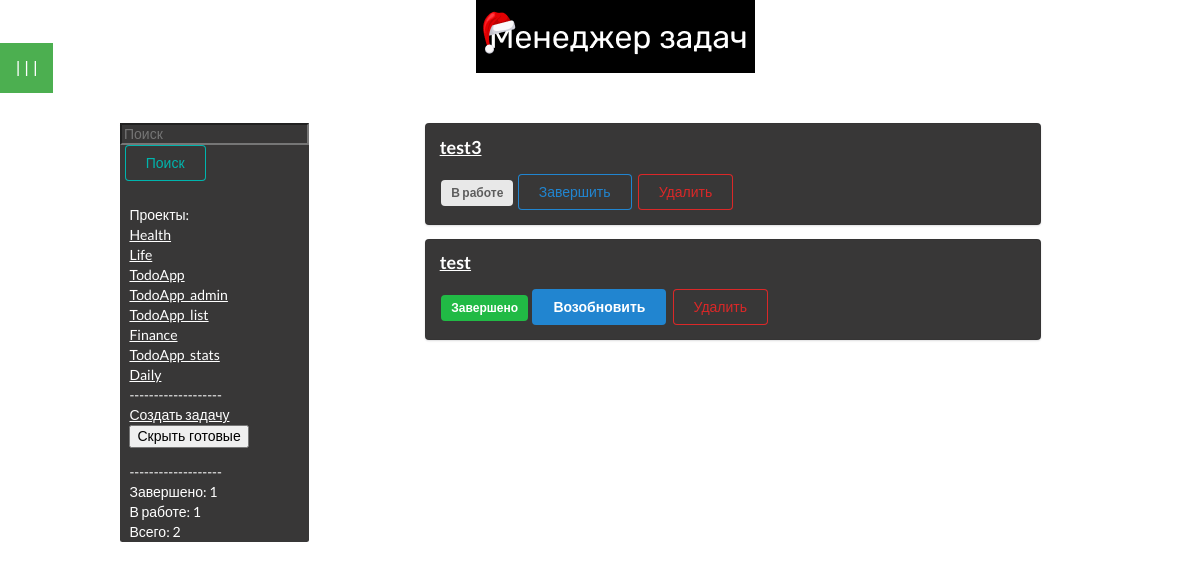
The page / (signed in) on the database its author committed.
### todo/models.py (models this page shows)
class Tag(db.Model):
    id = db.Column(db.Integer, primary_key=True)
    uid = db.Column(db.Integer)
    title = db.Column(db.String(100))
    descr = db.Column(db.String(1000))

class ToDo(db.Model):
    id = db.Column(db.Integer, primary_key=True)
    title = db.Column(db.String(100))
    tag_id = db.Column(db.Integer)
    descr = db.Column(db.String(1000))
    create_date = db.Column(db.DateTime)
    close_date = db.Column(db.DateTime)
    is_complete = db.Column(db.Boolean)
    is_cycle = db.Column(db.String(25))
    cycle_series = db.Column(db.Integer)

### todo/routes.py (the view, shortened to what this page needs)
@app.route('/', methods=['POST', 'GET'])
@login_required
def home():
    if request.method == 'GET':
        if current_user:
            timed_raw = datetime.now()
            GMT = pytz.timezone("Etc/GMT")
            dt_gmt = GMT.localize(timed_raw)
            dt_gmt = timed_raw.astimezone(GMT)
            get_curr_user_tags = Tag.query.filter_by(uid=current_user.id).all()
            tags_ids = []
            default_value = 0
            for el in get_curr_user_tags:
                tags_ids.append(el.id)
            cycle = ToDo.query.filter(ToDo.tag_id.in_((tags_ids))).filter_by(is_cycle='checked').order_by(ToDo.id.desc()).all()
            todo_list = ToDo.query.filter(ToDo.tag_id.in_((tags_ids))).order_by(ToDo.is_complete).order_by(ToDo.id.desc()).all()
            todo_completed = ToDo.query.filter(ToDo.tag_id.in_((tags_ids))).filter_by(is_complete=1).order_by(ToDo.id.desc()).all()
            todo_uncompleted = ToDo.query.filter(ToDo.tag_id.in_((tags_ids))).filter_by(is_complete=0).order_by(ToDo.id.desc()).all()
            completed = len(todo_completed)
            uncompleted = len(todo_uncompleted)
            all = len(todo_list)
            todo_tags = Tag.query.filter_by(uid=current_user.id).distinct(Tag.title)
            return render_template('todo/index.html', todo_list=todo_list, todo_tags=todo_tags, todo_completed=completed, todo_uncompleted=uncompleted, todo_all=all, title='CUBI Prot.', default_value=default_value)
        else:
            return redirect(url_for('todo/login.html'))

### todo/routes.py (called while the page is built)
@login_manager.user_loader
def load_user(user_id):
    user = db.session.get(Users, int(user_id))
    return user

### todo/templates/todo/index.html (shortened to what this page needs)
{% extends 'todo/layout.html' %}
{% block content %}
<img src="static/todo_logo_black.png" style="margin-left: 35%; margin-right: 25%;">
<div style="margin-top: 2.5%; class:'ui container'; margin-left: 10%; margin-right: 10%; display: flex;">
    <div class="navigation"
        style="color: white; background-color: rgb(56, 55, 55); width: 20%; height: 70%; margin-bottom: 1%; border-radius: 2.5px;">
        <form action="/search" method="post">
            <input type="text" name="search_bar" placeholder="Поиск"
                style="background-color: rgb(56, 55, 55); color: white;">
            <button class="ui teal basic button" type="submit"
                style="margin-bottom: 10px; margin-left: 2.5%;">Поиск</button>
        </form>
        <div class="tags" style="margin-left: 5%;">
            {% block tags %}
            Проекты:<br>
            {% for tag in todo_tags %}
            <a href="/sort/{{ tag.title }}">{{tag.title}}<br></a>
            {% endfor %}
            -------------------<br>
            {% endblock %}
            <a href="#openModal" style="margin-top: 10%;">Создать задачу</a><br>
            <form method="post">
                <button type="submit" id="hider" name="hider"
                 value={{default_value}}>Скрыть готовые</button>
            </form>
            -------------------<br>
        </div>
        <div style="margin-left: 5%;">
            Завершено: {{todo_completed}}<br>
            В работе: {{todo_uncompleted}}<br>
            Всего: {{todo_all}}<br>
        </div>
    </div>
    <div class="contentt" style="width: 100%;">
        {% for todo in todo_list %}
        <div class="ui segment"
            style="margin-left: 15%; margin-right: 25%; width: 80%; background-color: rgb(56, 55, 55);">
            <p class="ui big header" name="header" style="margin-bottom: 2.5%; color: white; ">
                <a href="/get_detail/{{todo.id}}" style="color: white">{{todo.title}}<br>
            </p></a>
            {% if todo.is_complete == False %}
            <span class="ui gray label">В работе</span>
            <a class="ui primary basic button" href="/update/{{ todo.id }}">Завершить</a>
            {% else %}
            <span class="ui green label">Завершено</span>
            <a class="ui blue button" href="/update/{{ todo.id }}">Возобновить</a>
            {% endif %}
            <a class="ui negative basic button" href="/delete/{{ todo.id }}">Удалить</a>
        </div>
        {% endfor %}
    </div>
</div>
{% endblock content %}

### todo/templates/todo/layout.html (shortened to what this page needs)
<!doctype html>
<html lang="ru">
<head>
      <link rel="stylesheet" href="{{ url_for('static', filename='css/style.css') }}">
      <link rel="stylesheet" href="https://cdn.jsdelivr.net/npm/semantic-ui@2.4.2/dist/semantic.min.css">
      <link href="https://cdn.jsdelivr.net/gh/Alaev-Co/snowflakes/dist/snow.min.css" rel="stylesheet">
</head>
<body
      style="{% if request.cookies.get('font')=='black' %}background-color:{{ request.cookies.get('font') }};color:white{% endif %}">
      {% block content %}
      {% endblock content %}
</body>
</html>

### todo/templates/todo/menu.html (shortened to what this page needs)
<link rel="stylesheet" href="{{ url_for('static', filename='css/style.css') }}">
<div class="dropdown">
    <button class="dropbtn">| | |</button>
        </div>

### todo/static/css/style.css (style rules this page uses)
.header { word-break: normal; }
body { font-family: Rubik; transition: background-color 0.3s ease; margin: 0; }
a:link { color: white; text-decoration: underline; cursor: pointer; }
.dropbtn { background-color: #4CAF50; color: white; padding: 16px; font-size: 16px; border: none; }
.dropdown { position: relative; display: inline-block; }

### rows shown on the page
Tag: title "Health"
Tag: title "Life"
Tag: title "TodoApp"
Tag: title "TodoApp_admin"
Tag: title "TodoApp_list"
Tag: title "Finance"
Tag: title "TodoApp_stats"
Tag: title "Daily"
ToDo: title "test3"
ToDo: title "test"

### other values the page prints
{{ todo_completed }} "1"
{{ todo_uncompleted }} "1"
{{ todo_all }} "2"
